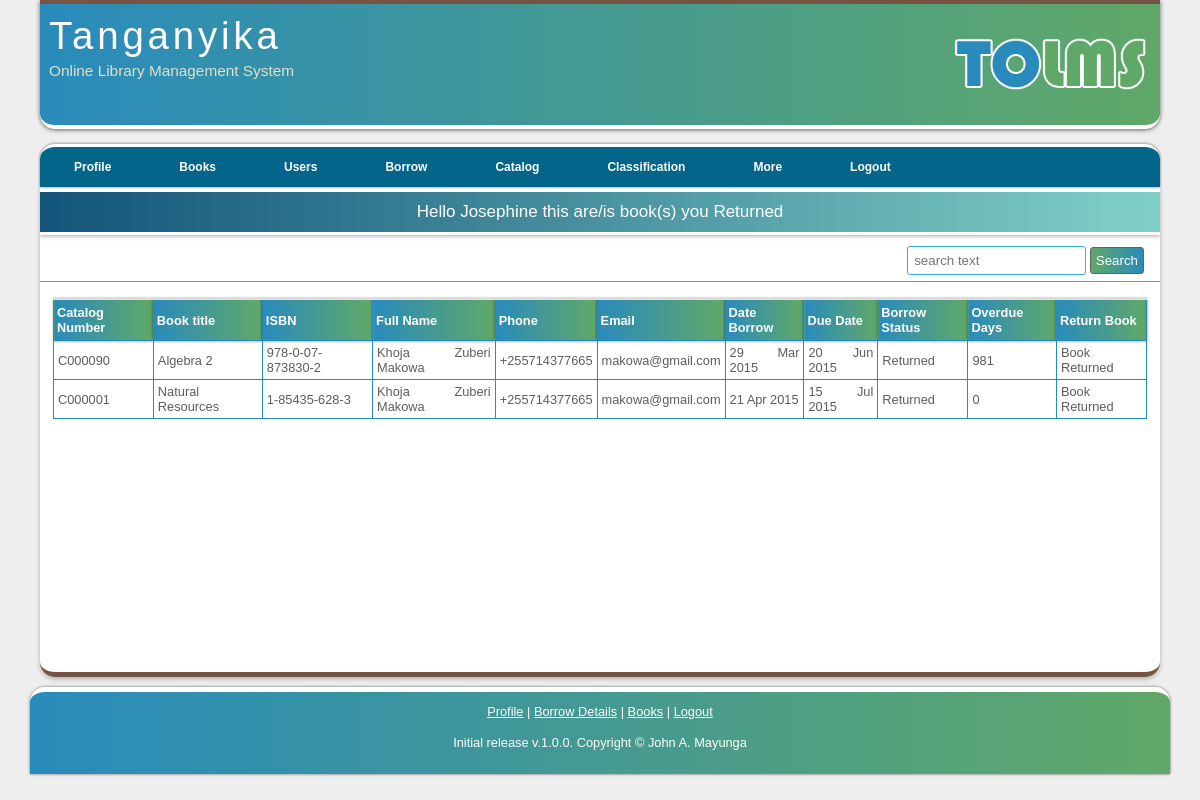
Page /viewBorrowReturned.php (signed in) on the committed database.
### tables this page shows
CREATE TABLE `borrow` (
  `borrowID` int(11) NOT NULL,
  `userID` int(11) NOT NULL,
  `dateBorrow` datetime NOT NULL,
  `dueDate` datetime DEFAULT NULL
);

CREATE TABLE `catalog` (
  `catalogID` int(11) NOT NULL,
  `catalogNo` char(8) NOT NULL,
  `catStatus` enum('Lost','New','Old','Deleted') NOT NULL DEFAULT 'New',
  `state` enum('0','1') NOT NULL DEFAULT '1',
  `bookID` int(11) NOT NULL
);

CREATE TABLE `books` (
  `bookID` int(11) NOT NULL,
  `bookTitle` varchar(100) NOT NULL,
  `author` varchar(50) NOT NULL,
  `bookPub` varchar(100) NOT NULL,
  `pages` varchar(40) NOT NULL,
  `ISBN` varchar(50) NOT NULL,
  `copyrightYear` int(11) NOT NULL,
  `dateReceived` datetime NOT NULL,
  `dateAdded` datetime NOT NULL,
  `status` enum('Normal','Reference') NOT NULL DEFAULT 'Normal',
  `price` decimal(10,2) NOT NULL,
  `classID` int(50) NOT NULL
);

CREATE TABLE `users` (
  `userID` int(11) NOT NULL,
  `userNo` varchar(25) DEFAULT NULL,
  `uName` varchar(20) NOT NULL,
  `pass` varchar(60) NOT NULL,
  `email` varchar(40) DEFAULT NULL,
  `fName` varchar(20) NOT NULL,
  `mName` varchar(20) DEFAULT NULL,
  `sName` varchar(20) NOT NULL,
  `address` varchar(50) DEFAULT NULL,
  `phone` varchar(15) NOT NULL,
  `gender` enum('Male','Female') NOT NULL,
  `type` varchar(40) DEFAULT NULL,
  `idType` varchar(50) DEFAULT NULL,
  `idNo` varchar(30) DEFAULT NULL,
  `street` varchar(50) DEFAULT NULL,
  `houseNo` varchar(50) DEFAULT NULL,
  `country` varchar(40) DEFAULT NULL,
  `photo` varchar(70) DEFAULT NULL,
  `uLevel` enum('Admin','Librarian','User','Blocked') NOT NULL DEFAULT 'User'
);

CREATE TABLE `borrowdetails` (
  `borrowDetailsID` int(11) NOT NULL,
  `catalogID` int(11) NOT NULL,
  `borrowID` int(11) NOT NULL,
  `borrowStatus` varchar(10) NOT NULL,
  `dateReturn` datetime NOT NULL
);

### AppRoot/init.inc.php (called while the page is built, shortened)
<?php
$host = 'localhost';
$user = 'atchosti_tolms';
$password = 'MayungaPassword';
$database = 'atchosti_tolms';
$link = mysqli_connect($host, $user, $password, $database );
if(isset($_SESSION['userID'])){
    $sessionULe           = $_SESSION['uLevel'];
    $sessionFNa           = $_SESSION['fName'] ;
}
require_once ('AppRoot/Functions/functions.php');
require_once ('AppRoot/Functions/viewFunctions.php');

### AppRoot/Functions/viewFunctions.php (called while the page is built, shortened)
<?php
function viewBorrowDetails($userID = '', $status = '', $filter = ''){
    global $link;
    $query          = "SELECT * FROM borrow
                                LEFT JOIN users ON borrow.userID = users.userID
                                LEFT JOIN borrowdetails ON borrow.borrowID = borrowdetails.borrowID
                                LEFT JOIN catalog on borrowdetails.catalogID =  catalog.catalogID
                                LEFT JOIN books on catalog.bookID =  books.bookID WHERE users.userID <> '' ";
    if(!empty($status)){
        $query .= " AND borrowdetails.borrowStatus = '{$status}' ";
    }
    $query .= "  ORDER BY borrow.borrowID ASC ";
    $queryResult = mysqli_query($link, $query);
    return $queryResult;
}

### AppRoot/Functions/functions.php (called while the page is built, shortened)
<?php
function getSpentDays($toDate, $fromDate){
    $dateDiff = strtotime($toDate) - strtotime($fromDate);
    $days = floor($dateDiff/(3600*24));
    if($days < 1){
        return 0;
    }
    return $days;
}

### viewBorrowReturned.php (the view, shortened to what this page needs)
<?php
include('AppRoot/init.inc.php');
$filter = ''; $userID = ''; $status = '';
?>
<!DOCTYPE HTML>
<html>
    <?php require_once 'AppRoot/Includes/head.inc';?>
    <body>
      <div id="main">
          <?php include 'AppRoot/Includes/header.inc'; ?>
          <?php include 'AppRoot/Includes/navigation.inc'; ?>
        <div id="site_content">
            <div class="my-title">Hello <?php echo $status . " " . $sessionFNa; ?> this are/is book(s) you Returned </div>
            <?php include('AppRoot/Includes/searchForm.inc'); ?>
                <div class="contents-manage">
                    <table class="data-table">
                        <tr>
                           <th>Catalog Number</th><th>Book title</th><th>ISBN</th>
                           <?php if($sessionULe == 'Admin' || $sessionULe == 'Librarian') : ?>
                           <th>Full Name</th>
                           <?php endif; ?>
                           <th>Phone</th><th>Email</th><th>Date Borrow</th><th>Due Date</th><th>Borrow Status</th><th>Overdue Days</th>
                           <?php if($sessionULe == 'Admin' || $sessionULe == 'Librarian') : ?>
                           <th>Return Book</th>
                           <?php endif; ?>
                        </tr>
                            <tbody>
                            <?php
                            foreach (viewBorrowDetails($userID, 'Returned', $filter) as $catalog) :
                                extract($catalog);
                            ?>
                                <tr>
                                    <td><?= $catalogNo; ?></td>
                                    <td><?= $bookTitle; ?></td>
                                    <td><?= $ISBN; ?></td>
                                    <?php if($sessionULe == 'Admin' || $sessionULe == 'Librarian') : ?>
                                    <td><?= $fName. " ". $mName . " " .$sName; ?></td>
                                    <?php endif; ?>
                                    <td><?= $phone; ?></td>
                                    <td><?= $email; ?></td>
                                    <td><?= date('d M Y', strtotime($dateBorrow)); ?></td>
                                    <td><?= date('d M Y', strtotime($dueDate)); ?></td>
                                    <td><?= $borrowStatus; ?></td>
                                    <td><?= getSpentDays($dateReturn, $dueDate); ?></td>
                                    <?php if($sessionULe == 'Admin' || $sessionULe == 'Librarian') : ?>
                                    <td <?php if($borrowStatus == 'Returned') { echo "style='background-color: #82EOAA;'"; } ?>>
                                        <?php if($borrowStatus == 'Returned') :
                                            echo 'Book Returned';
                                        endif;?>
                                    </td>
                                    <?php endif; ?>
                                </tr>
                            <?php
                                endforeach;
                            ?>
                            </tbody>
                        </table>
                    </div>
            </div>
        </div>
        <?php include 'AppRoot/Includes/footer.inc'; ?>
    </body>
</html>

### AppRoot/Assets/CSS/styles.css (style rules this page uses)
* { margin: 0; padding: 0; }
body { font: normal .80em 'trebuchet ms', arial, sans-serif; background: #eee; color: #5D5D5D; text-align: justify; }
#main { max-width: 1120px; padding: 0 20px 0 20px; margin: 0 auto 10px auto; }
#site_content { width: 100%; min-height: 480px; overflow: hidden; padding: 0px; background: #fff; border-top: 5px solid #fff; border-bottom: 5px solid #765443;; border-radius: 0 0 15px 15px; color: #5D5D5D; box-shadow: 0 2px 5px 0 rgba(0,0,0,.26); margin-bottom: 10px; }
.my-title { padding: 10px; background: linear-gradient(to right, #13547a, #80d0c7); border-bottom: 3px solid #fff; color: #fff; font-size: 17px; margin-bottom: 5px; text-align: center; box-shadow: 0 0 5px rgba(0,0,0,.5); }
.contents-manage { padding: 15px 13px 17px 13px; }
table { border-collapse: collapse; }
.data-table { border-top: 3px solid #ddd; width: 100%; }
.data-table th, .data-table td { vertical-align: middle; border: 1px solid #298BBC; }
.data-table th { background: linear-gradient(to right, #298BBC, #60A868); padding: 5px 3px; color: #fff; box-shadow: 0 0 3px rgba(0,0,0,.5); }
.data-table td { padding: 4px; }

### rows in the picture
borrow: catalog.catalogNo "C000090", books.bookTitle "Algebra 2", books.ISBN "978-0-07-873830-2", userID.fName "Khoja", userID.mName "Zuberi", userID.sName "Makowa", userID.phone "+255714377665", userID.email "makowa@gmail.com", dateBorrow "29 Mar 2015", dueDate "20 Jun 2015", borrowdetails.borrowStatus "Returned", dueDate.dateReturn "981"
borrow: catalog.catalogNo "C000001", books.bookTitle "Natural Resources", books.ISBN "1-85435-628-3", userID.fName "Khoja", userID.mName "Zuberi", userID.sName "Makowa", userID.phone "+255714377665", userID.email "makowa@gmail.com", dateBorrow "21 Apr 2015", dueDate "15 Jul 2015", borrowdetails.borrowStatus "Returned", dueDate.dateReturn "0"

### other values in the picture
$sessionFNa "Josephine"
